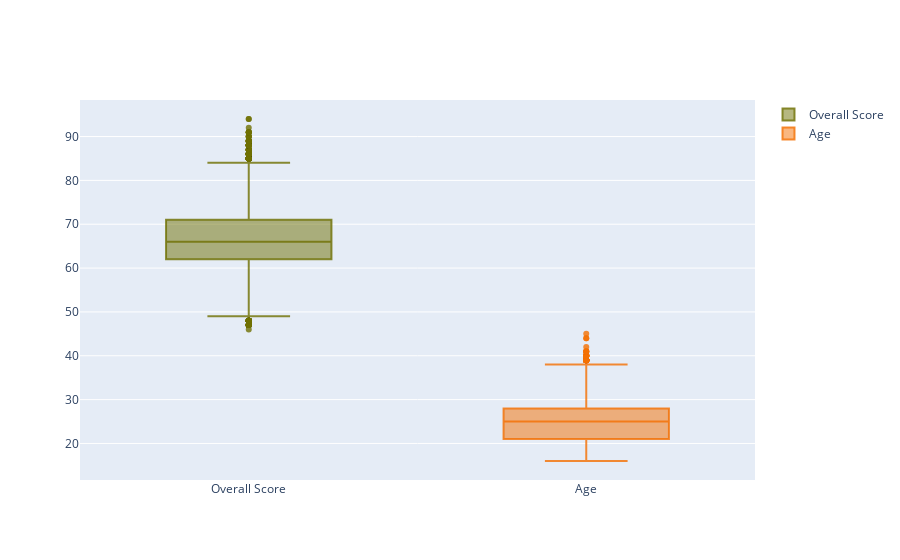

Here is the notebook cell this chart was saved with:
### Code cell
trace0 = go.Box(
    y = players.Overall,
    name = 'Overall Score',
    marker = dict(color = 'rgba(111, 112, 2, 0.8)'),
    text = players.Name
)
trace1 = go.Box(
    y = players.Age,
    name = 'Age',
    marker = dict(color = 'rgba(244, 112, 2, 0.8)'),
    text = players.Name
)

data=[trace0, trace1]
iplot(data)

### Figure 1 — Plotly figure (JSON) as saved in the notebook; plotly's stock layout.template omitted (floating-point values rounded to 4 significant figures; data arrays with more than 128 entries replaced by an {"elided": "..."} marker saying what was removed)
{"data": [{"marker": {"color": "rgba(111, 112, 2, 0.8)"}, "name": "Overall Score", "text": {"elided": "18207 str values"}, "type": "box", "y": {"elided": "18207 int values"}}, {"marker": {"color": "rgba(244, 112, 2, 0.8)"}, "name": "Age", "text": {"elided": "18207 str values"}, "type": "box", "y": {"elided": "18207 int values"}}], "layout": {}}
